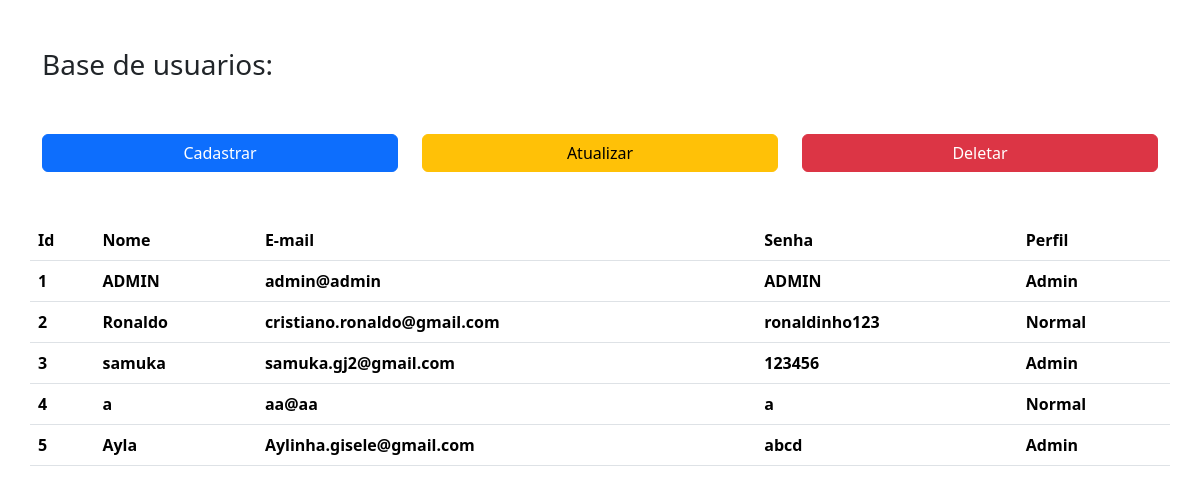
/admin, run on an earlier commit of the app's database.
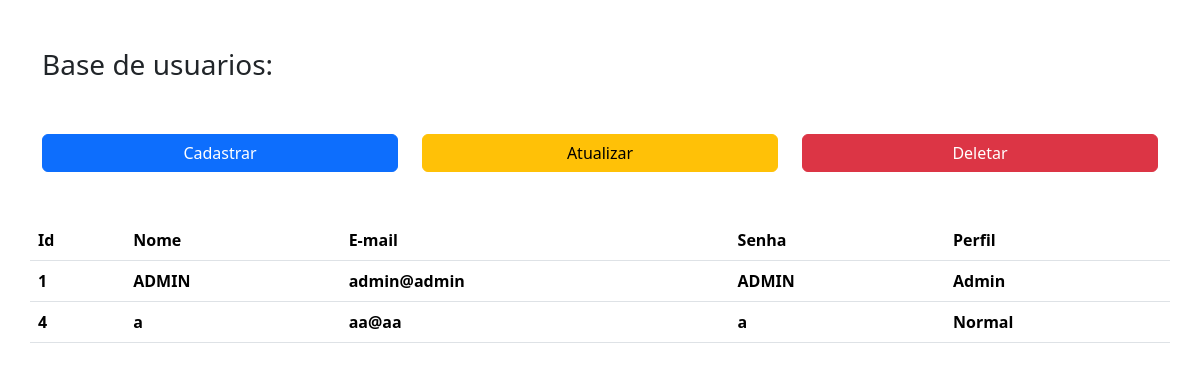
And on a later commit of the database.
### app/models/tabelas.py (models this page shows, shortened)
class User(db.Model):
    id = db.Column(db.Integer, primary_key=True, autoincrement=True)
    nome = db.Column(db.String)
    senha = db.Column(db.String)
    email = db.Column(db.String, unique=True)
    admin = db.Column(db.Integer)

### app/controllers/default.py (the view)
@app.route('/admin')
def admin():
     users = User.query.all()
     return render_template('admin.html', users = users)

### app/templates/admin.html (shortened to what this page needs)
{%extends 'base.html'%}
{%block conteudo%}
<div class="container">
    <h3 class="mb-5 mt-5">Base de usuarios:</h3>
    <div class="text-center">
        <div class="row">
            <div class="col-md-4 col-sm-12 mt-1">
                <div class="d-grid gap-2">
                    <button type="button" class="btn btn-primary" data-bs-toggle="offcanvas"
                    data-bs-target="#offcanvas-cadastro" aria-controls="offcanvas-cadastro">Cadastrar</button>
                </div>
            </div>
            <div class="col-md-4 col-sm-12 mt-1">
                <div class="d-grid gap-2">
                    <button type="button" class="btn btn-warning">Atualizar</button>
                </div>
            </div>
            <div class="col-md-4 col-sm-12 mt-1">
                <div class="d-grid gap-2">
                    <button type="button" class="btn btn-danger"
                    data-bs-toggle="modal" data-bs-target="#modal-delete"">Deletar</button>
                </div>
            </div>
        </div>
    </div>
    <div class="row mt-5">
        <table class="table table-hover table-responsive">
            <thead>
                <tr>
                    <th scope="col">Id</th>
                    <th scope="col">Nome</th>
                    <th scope="col">E-mail</th>
                    <th scope="col">Senha</th>
                    <th scope="col">Perfil</th>
                </tr>
            </thead>
            <tbody>
                {% for e in users %}
                <tr>
                    <th scope="row">
                        <label class="form-check-label">{{e.id}}</label>
                    </th>
                    <th scope="row">
                        <label class="form-check-label">{{e.nome}}</label>
                    </th>
                    <th scope="row">
                        <label class="form-check-label">{{e.email}}</label>
                    </th>
                    <th scope="row">
                        <label class="form-check-label">{{e.senha}}</label>
                    </th>
                    <th scope="row">
                        <label class="form-check-label">
                            {% if e.admin == 1 %}
                                Admin
                                {% else %}
                                Normal
                            {% endif %}
                        </label>
                    </th>
                </tr>
                {% endfor %}
            </tbody>
        </table>
    </div>
</div>
{%endblock%}

### app/templates/base.html (shortened to what this page needs)
<!DOCTYPE html>
<html lang="pt-br">
<head>
    <link href="https://cdn.jsdelivr.net/npm/bootstrap@5.3.1/dist/css/bootstrap.min.css" rel="stylesheet">
</head>
<body>
    {%block conteudo%}
    {%endblock%}
</body>
</html>

What changed in the data, as far as the page shows it:
removed User: id "2", nome "Ronaldo", email "cristiano.ronaldo@gmail.com", senha "ronaldinho123", admin "Normal"
removed User: id "3", nome "samuka", email "samuka.gj2@gmail.com", senha "123456", admin "Admin"
removed User: id "5", nome "Ayla", email "Aylinha.gisele@gmail.com", senha "abcd", admin "Admin"
